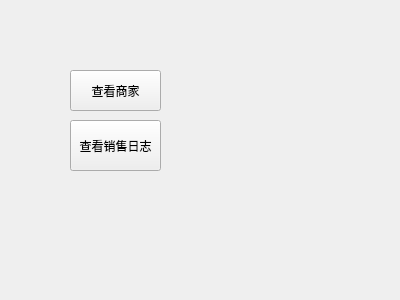
<?xml version="1.0" encoding="UTF-8"?>
<ui version="4.0">
 <class>admin</class>
 <widget class="QWidget" name="admin">
  <property name="geometry">
   <rect>
    <x>0</x>
    <y>0</y>
    <width>400</width>
    <height>300</height>
   </rect>
  </property>
  <property name="windowTitle">
   <string>Form</string>
  </property>
  <widget class="QPushButton" name="btn1">
   <property name="geometry">
    <rect>
     <x>70</x>
     <y>70</y>
     <width>91</width>
     <height>41</height>
    </rect>
   </property>
   <property name="text">
    <string>查看商家</string>
   </property>
  </widget>
  <widget class="QPushButton" name="btn2">
   <property name="geometry">
    <rect>
     <x>70</x>
     <y>120</y>
     <width>91</width>
     <height>51</height>
    </rect>
   </property>
   <property name="text">
    <string>查看销售日志</string>
   </property>
  </widget>
 </widget>
 <resources/>
 <connections/>
</ui>
